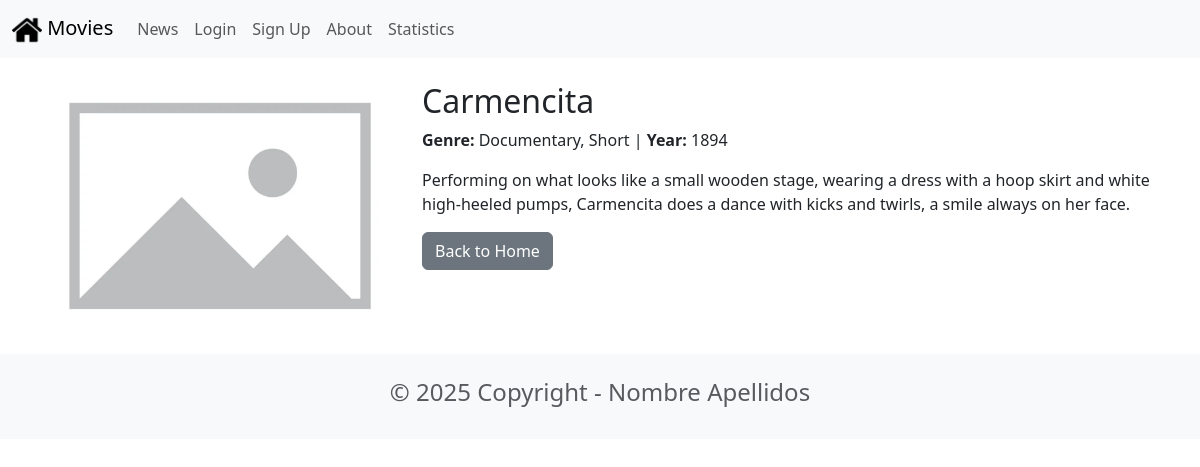
/movie/3/, run on the app's committed database.
### movie/models.py (models this page shows, shortened)
class Movie(models.Model):
    title = models.CharField(max_length=100)
    description = models.TextField()
    image = models.ImageField(upload_to='movie/images/')
    url = models.URLField(blank=True)
    genre = models.CharField(max_length=100, null=True, blank=True)
    year = models.IntegerField(null=True, blank=True)

### movie/views.py (the view)
# urls.py: path('movie/<int:movie_id>/', movieViews.movie_detail, name='movie_detail'),
def movie_detail(request, movie_id):
    movie = get_object_or_404(Movie, pk=movie_id)
    return render(request, 'movie_detail.html', {'movie': movie})

### movie/templates/movie_detail.html (shortened to what this page needs)
{% extends 'base.html' %}
{% block content %}
<div class="row">
    <div class="col-md-4">
        <img src="{{ movie.image.url }}" class="img-fluid rounded" alt="{{ movie.title }}">
    </div>
    <div class="col-md-8">
        <h2>{{ movie.title }}</h2>
        <p><strong>Genre:</strong> {{ movie.genre|default:'-' }} | <strong>Year:</strong> {{ movie.year|default:'-' }}</p>
        <p>{{ movie.description }}</p>
        <a href="{% url 'home' %}" class="btn btn-secondary">Back to Home</a>
    </div>
</div>
{% endblock content %}

### data on the page
Movie: image (placeholder picture), title "Carmencita", genre "Documentary, Short", year "1894", description "Performing on what looks like a small wooden stage, wearing a dress with a hoop skirt and white high-heeled pumps, Carmencita does a dance with kicks and twirls, a smile always on her face."
